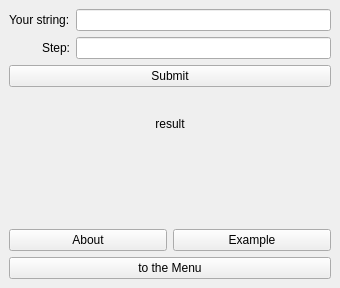
<?xml version="1.0" encoding="UTF-8"?>
<ui version="4.0">
 <class>Caesar</class>
 <widget class="QMainWindow" name="Caesar">
  <property name="geometry">
   <rect>
    <x>0</x>
    <y>0</y>
    <width>340</width>
    <height>288</height>
   </rect>
  </property>
  <property name="windowTitle">
   <string>MainWindow</string>
  </property>
  <widget class="QWidget" name="centralwidget">
   <layout class="QVBoxLayout" name="verticalLayout_3">
    <item>
     <layout class="QHBoxLayout" name="horizontalLayout_2">
      <item>
       <layout class="QVBoxLayout" name="verticalLayout_2">
        <item>
         <widget class="QLabel" name="label">
          <property name="text">
           <string>Your string:</string>
          </property>
         </widget>
        </item>
        <item>
         <widget class="QLabel" name="label_2">
          <property name="text">
           <string>&lt;html&gt;&lt;head/&gt;&lt;body&gt;&lt;p align=&quot;right&quot;&gt;Step:&lt;/p&gt;&lt;/body&gt;&lt;/html&gt;</string>
          </property>
         </widget>
        </item>
       </layout>
      </item>
      <item>
       <layout class="QVBoxLayout" name="verticalLayout">
        <item>
         <widget class="QLineEdit" name="string"/>
        </item>
        <item>
         <widget class="QLineEdit" name="step">
          <property name="text">
           <string/>
          </property>
         </widget>
        </item>
       </layout>
      </item>
     </layout>
    </item>
    <item>
     <widget class="QPushButton" name="algorithm">
      <property name="text">
       <string>Submit</string>
      </property>
     </widget>
    </item>
    <item>
     <widget class="QLabel" name="label_result">
      <property name="text">
       <string>&lt;html&gt;&lt;head/&gt;&lt;body&gt;&lt;p align=&quot;center&quot;&gt;result&lt;/p&gt;&lt;/body&gt;&lt;/html&gt;</string>
      </property>
     </widget>
    </item>
    <item>
     <widget class="QLabel" name="label_5">
      <property name="text">
       <string/>
      </property>
     </widget>
    </item>
    <item>
     <layout class="QHBoxLayout" name="horizontalLayout">
      <item>
       <widget class="QPushButton" name="about_caesar">
        <property name="text">
         <string>About</string>
        </property>
       </widget>
      </item>
      <item>
       <widget class="QPushButton" name="example">
        <property name="text">
         <string>Example</string>
        </property>
       </widget>
      </item>
     </layout>
    </item>
    <item>
     <widget class="QPushButton" name="to_menu">
      <property name="text">
       <string>to the Menu</string>
      </property>
     </widget>
    </item>
   </layout>
  </widget>
 </widget>
 <resources/>
 <connections/>
</ui>
